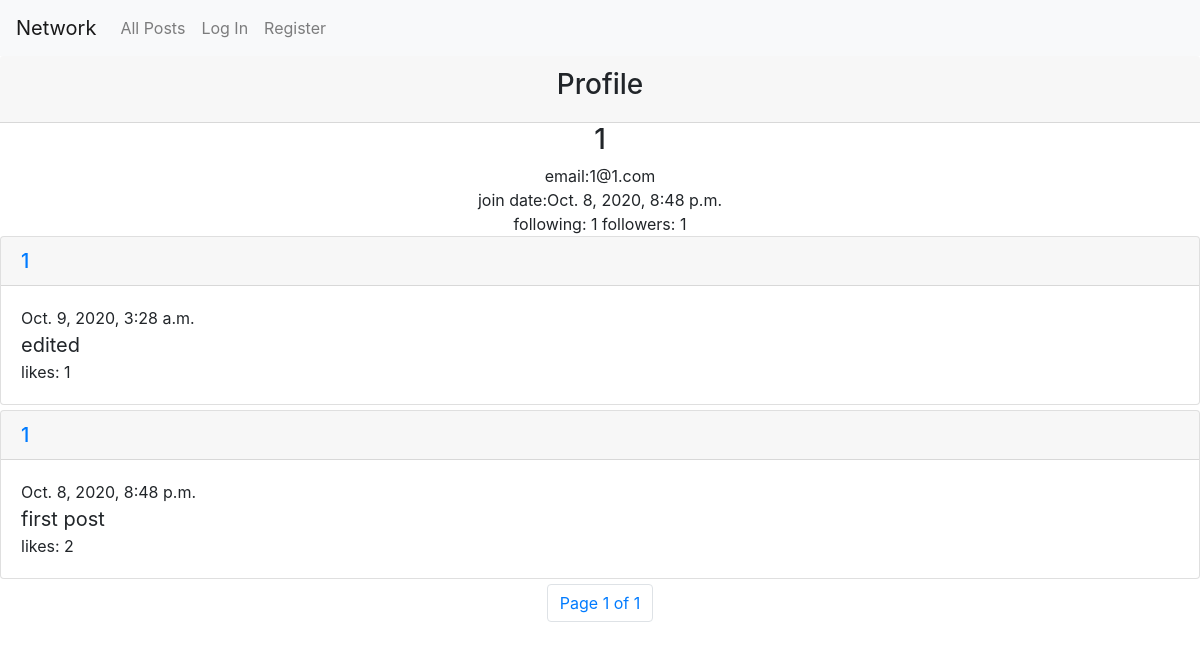
Before: /profile/1 with the older database file.
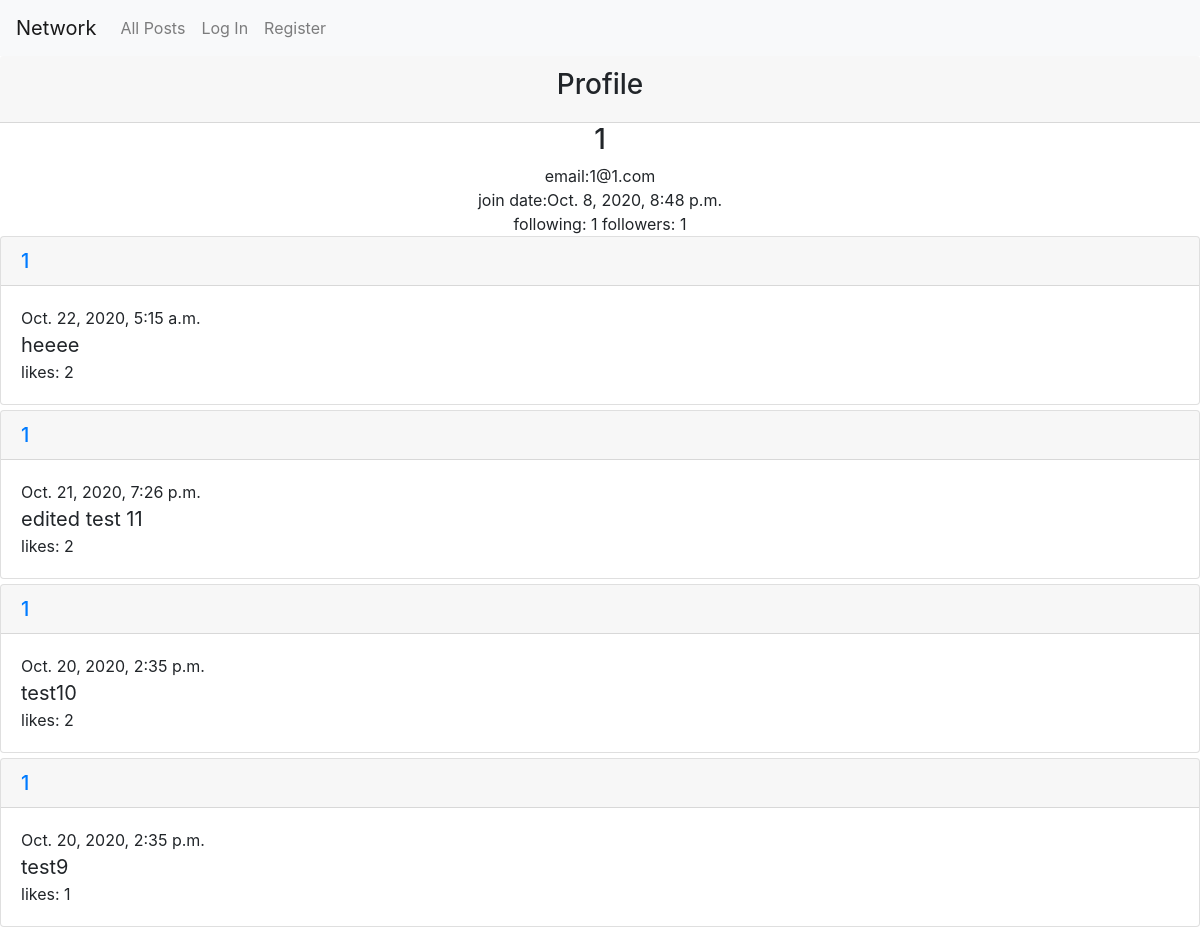
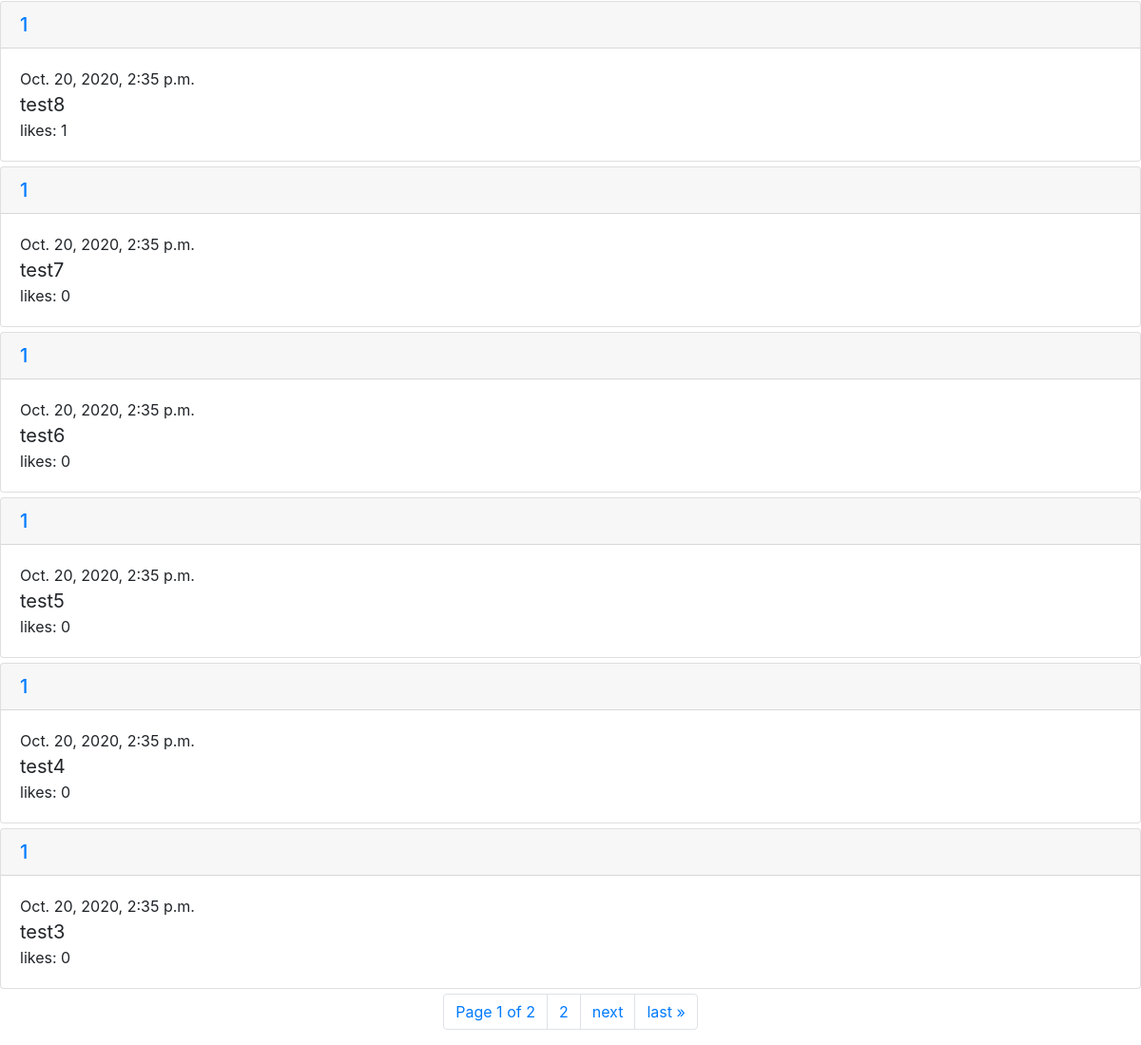
After: the same page with the newer database file (2 pictures, top to bottom).
### network/models.py (models this page shows, shortened)
class User(AbstractUser):
    following = models.ManyToManyField("User" ,related_name="followers")
    followers_count = models.IntegerField(default=0)
    following_count = models.IntegerField(default=0)

class Post(models.Model):
    user = models.ForeignKey("User", on_delete=models.CASCADE,related_name="posts")
    content = models.TextField(blank=True)
    timestamp = models.DateTimeField(auto_now_add=True)
    like = models.ManyToManyField("User" ,related_name="liked")
    likes_count = models.IntegerField(default=0)

### network/views.py (the view, shortened to what this page needs)
# urls.py: path("profile/<str:name>", views.profile, name="profile"),
def profile(request, name):
    msg = ""
    prf = User.objects.get(username=name)
    posts = Post.objects.filter(user=prf)
    posts = posts.order_by("-timestamp").all()
    paginator = Paginator(posts, 10)
    page_number = request.GET.get('page')
    page_obj = paginator.get_page(page_number)
    return render(request, "network/profile.html",{
        "prf" : prf,
        "msg" : msg,
        "posts": page_obj,
    })

### network/templates/network/profile.html (shortened to what this page needs)
{% extends "network/layout.html" %}
{% load static %}
{% block body %}
    <div class="card-header profile_div">
        <h3 >Profile</h3>
    </div>
    <div class="profile_div">
        <div >
        <h3 id="UserName">{{prf.username}}</h3>
        email:{{prf.email}} <br>
        join date:{{ prf.date_joined}} <br>
        following: {{prf.following_count}}
        followers: {{prf.followers_count}}
        </div>
    </div>
    <div id="posts_view">
    <div >
    <ul class="ul">
        {% for post in posts %}
        <li  class="padd">
            <div id="id{{post.id}}" class="card">
                <h5 class="card-header"><a href="{% url 'profile' post.user.username %}">{{post.user.username}}</a></h5>
                <div class="card-body ">
                <div>{{post.timestamp}}<br></div>
                <div id="content{{post.id}}"><p class="card-text blockquote mb-0">{{post.content}}</p></div>
                <div id="LC{{post.id}}">likes: {{post.like.count}}</div>
                </div>
            </div>
        </li>
        {% endfor %}
    </ul>
    </div>
    </div>
    <div>
   <nav aria-label="Page navigation example">
        <ul class="pagination justify-content-center">
            <li class="page-item"> <a  class="page-link" href="#">Page {{ posts.number }} of {{ posts.paginator.num_pages }}</a></li>
            {% if posts.has_next %}
            <li class="page-item"><a class="page-link" href="?page={{ posts.next_page_number }}">{{ posts.next_page_number }}</a></li>
            <li class="page-item"><a class="page-link" href="?page={{ posts.next_page_number }}">next</a></li>
            <li class="page-item"> <a class="page-link" href="?page={{ posts.paginator.num_pages }}">last &raquo;</a></li>
            {% endif %}
         </ul>
    </nav>
    </div>
{% endblock %}

### network/templates/network/layout.html (shortened to what this page needs)
{% load static %}
<!DOCTYPE html>
<html lang="en">
    <head>
        <link rel="stylesheet" href="https://stackpath.bootstrapcdn.com/bootstrap/4.4.1/css/bootstrap.min.css">
        <link href="{% static 'network/styles.css' %}" rel="stylesheet">
    </head>
    <body >
        <nav class="navbar navbar-expand-lg navbar-light bg-light">
            <a class="navbar-brand" href="#">Network</a>
            <div>
              <ul class="navbar-nav mr-auto">
                <li class="nav-item">
                  <a class="nav-link" href="{% url 'index' %}">All Posts</a>
                </li>
                {% if user.is_authenticated %}
                    <li class="nav-item">
                        <a class="nav-link" href="{% url 'FollowingPage' %}">Following</a>
                    </li>
                    <li class="nav-item">
                        <a class="nav-link" href="{% url 'logout' %}">Log Out</a>
                    </li>
                {% else %}
                    <li class="nav-item">
                        <a class="nav-link" href="{% url 'login' %}">Log In</a>
                    </li>
                    <li class="nav-item">
                        <a class="nav-link" href="{% url 'register' %}">Register</a>
                    </li>
                {% endif %}
              </ul>
            </div>
          </nav>
        <div class="body">
            {% block body %}
            {% endblock %}
        </div>
    </body>
</html>

### network/static/network/styles.css (style rules this page uses)
.profile_div { text-align: center; }
.padd { padding-bottom: 5px; }
.ul { margin: 0; padding: 0; list-style-type: none; }

Changed rows visible on the page:
no longer on this page (row unchanged): Post: user.username "1", timestamp "Oct. 9, 2020, 3:28 a.m.", content "edited", like.count "1"
no longer on this page (row unchanged): Post: user.username "1", timestamp "Oct. 8, 2020, 8:48 p.m.", content "first post", like.count "2"
added Post: user.username "1", timestamp "Oct. 22, 2020, 5:15 a.m.", content "heeee", like.count "2"
added Post: user.username "1", timestamp "Oct. 21, 2020, 7:26 p.m.", content "edited test 11", like.count "2"
added Post: user.username "1", timestamp "Oct. 20, 2020, 2:35 p.m.", content "test10", like.count "2"
added Post: user.username "1", timestamp "Oct. 20, 2020, 2:35 p.m.", content "test9", like.count "1"
added Post: user.username "1", timestamp "Oct. 20, 2020, 2:35 p.m.", content "test8", like.count "1"
added Post: user.username "1", timestamp "Oct. 20, 2020, 2:35 p.m.", content "test7", like.count "0"
added Post: user.username "1", timestamp "Oct. 20, 2020, 2:35 p.m.", content "test6", like.count "0"
added Post: user.username "1", timestamp "Oct. 20, 2020, 2:35 p.m.", content "test5", like.count "0"
added Post: user.username "1", timestamp "Oct. 20, 2020, 2:35 p.m.", content "test4", like.count "0"
added Post: user.username "1", timestamp "Oct. 20, 2020, 2:35 p.m.", content "test3", like.count "0"
Other visible differences:
{{ posts.paginator.num_pages }}: "1" → "2"
{{ posts.next_page_number }}: (not shown) → "2"
text now shown: "next last »"
